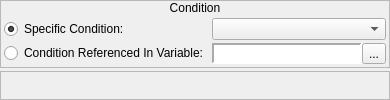
            <widget class="QWidget" name="hero_wCondition">
             <layout class="QVBoxLayout" name="verticalLayout_64">
              <property name="spacing">
               <number>3</number>
              </property>
              <property name="margin">
               <number>0</number>
              </property>
              <item>
               <widget class="QFrame" name="frame_48">
                <property name="sizePolicy">
                 <sizepolicy hsizetype="Preferred" vsizetype="Fixed">
                  <horstretch>0</horstretch>
                  <verstretch>0</verstretch>
                 </sizepolicy>
                </property>
                <property name="frameShape">
                 <enum>QFrame::StyledPanel</enum>
                </property>
                <property name="frameShadow">
                 <enum>QFrame::Raised</enum>
                </property>
                <layout class="QVBoxLayout" name="verticalLayout_63">
                 <property name="spacing">
                  <number>0</number>
                 </property>
                 <property name="margin">
                  <number>0</number>
                 </property>
                 <item>
                  <widget class="QLabel" name="label_28">
                   <property name="sizePolicy">
                    <sizepolicy hsizetype="Preferred" vsizetype="Fixed">
                     <horstretch>0</horstretch>
                     <verstretch>0</verstretch>
                    </sizepolicy>
                   </property>
                   <property name="text">
                    <string>Condition</string>
                   </property>
                   <property name="alignment">
                    <set>Qt::AlignCenter</set>
                   </property>
                  </widget>
                 </item>
                 <item>
                  <widget class="QWidget" name="widget_53" native="true">
                   <layout class="QHBoxLayout" name="horizontalLayout_55">
                    <property name="spacing">
                     <number>3</number>
                    </property>
                    <property name="margin">
                     <number>3</number>
                    </property>
                    <item>
                     <widget class="QWidget" name="widget_64" native="true">
                      <property name="sizePolicy">
                       <sizepolicy hsizetype="Fixed" vsizetype="Preferred">
                        <horstretch>0</horstretch>
                        <verstretch>0</verstretch>
                       </sizepolicy>
                      </property>
                      <layout class="QVBoxLayout" name="verticalLayout_70">
                       <property name="spacing">
                        <number>3</number>
                       </property>
                       <property name="margin">
                        <number>0</number>
                       </property>
                       <item>
                        <widget class="QRadioButton" name="herocondition_rbSpecificCondition">
                         <property name="text">
                          <string>Specific Condition:</string>
                         </property>
                         <property name="checked">
                          <bool>true</bool>
                         </property>
                        </widget>
                       </item>
                       <item>
                        <widget class="QRadioButton" name="herocondition_rbReferencedCondition">
                         <property name="text">
                          <string>Condition Referenced In Variable:</string>
                         </property>
                        </widget>
                       </item>
                      </layout>
                     </widget>
                    </item>
                    <item>
                     <widget class="QWidget" name="widget_65" native="true">
                      <layout class="QVBoxLayout" name="verticalLayout_76">
                       <property name="spacing">
                        <number>3</number>
                       </property>
                       <property name="margin">
                        <number>0</number>
                       </property>
                       <item>
                        <widget class="QComboBox" name="herocondition_cboxConditions"/>
                       </item>
                       <item>
                        <widget class="QWidget" name="herocondition_wVariable" native="true">
                         <property name="sizePolicy">
                          <sizepolicy hsizetype="Preferred" vsizetype="Fixed">
                           <horstretch>0</horstretch>
                           <verstretch>0</verstretch>
                          </sizepolicy>
                         </property>
                         <layout class="QHBoxLayout" name="horizontalLayout_63">
                          <property name="spacing">
                           <number>0</number>
                          </property>
                          <property name="margin">
                           <number>0</number>
                          </property>
                          <item>
                           <widget class="QLabel" name="herocondition_lblVariable">
                            <property name="sizePolicy">
                             <sizepolicy hsizetype="Preferred" vsizetype="Preferred">
                              <horstretch>0</horstretch>
                              <verstretch>0</verstretch>
                             </sizepolicy>
                            </property>
                            <property name="minimumSize">
                             <size>
                              <width>150</width>
                              <height>0</height>
                             </size>
                            </property>
                            <property name="font">
                             <font>
                              <family>Monospace</family>
                             </font>
                            </property>
                            <property name="styleSheet">
                             <string notr="true">background-color: palette(base);</string>
                            </property>
                            <property name="frameShape">
                             <enum>QFrame::Panel</enum>
                            </property>
                            <property name="frameShadow">
                             <enum>QFrame::Sunken</enum>
                            </property>
                            <property name="lineWidth">
                             <number>2</number>
                            </property>
                            <property name="text">
                             <string/>
                            </property>
                           </widget>
                          </item>
                          <item>
                           <widget class="QToolButton" name="herocondition_bBrowseVariables">
                            <property name="text">
                             <string>...</string>
                            </property>
                            <property name="icon">
                             <iconset resource="gui_icons.qrc">
                              <normaloff>:/icons/fileopen.png</normaloff>:/icons/fileopen.png</iconset>
                            </property>
                           </widget>
                          </item>
                         </layout>
                        </widget>
                       </item>
                      </layout>
                     </widget>
                    </item>
                   </layout>
                  </widget>
                 </item>
                </layout>
               </widget>
              </item>
              <item>
               <widget class="QFrame" name="frame_49">
                <property name="frameShape">
                 <enum>QFrame::StyledPanel</enum>
                </property>
                <property name="frameShadow">
                 <enum>QFrame::Raised</enum>
                </property>
               </widget>
              </item>
             </layout>
            </widget>
